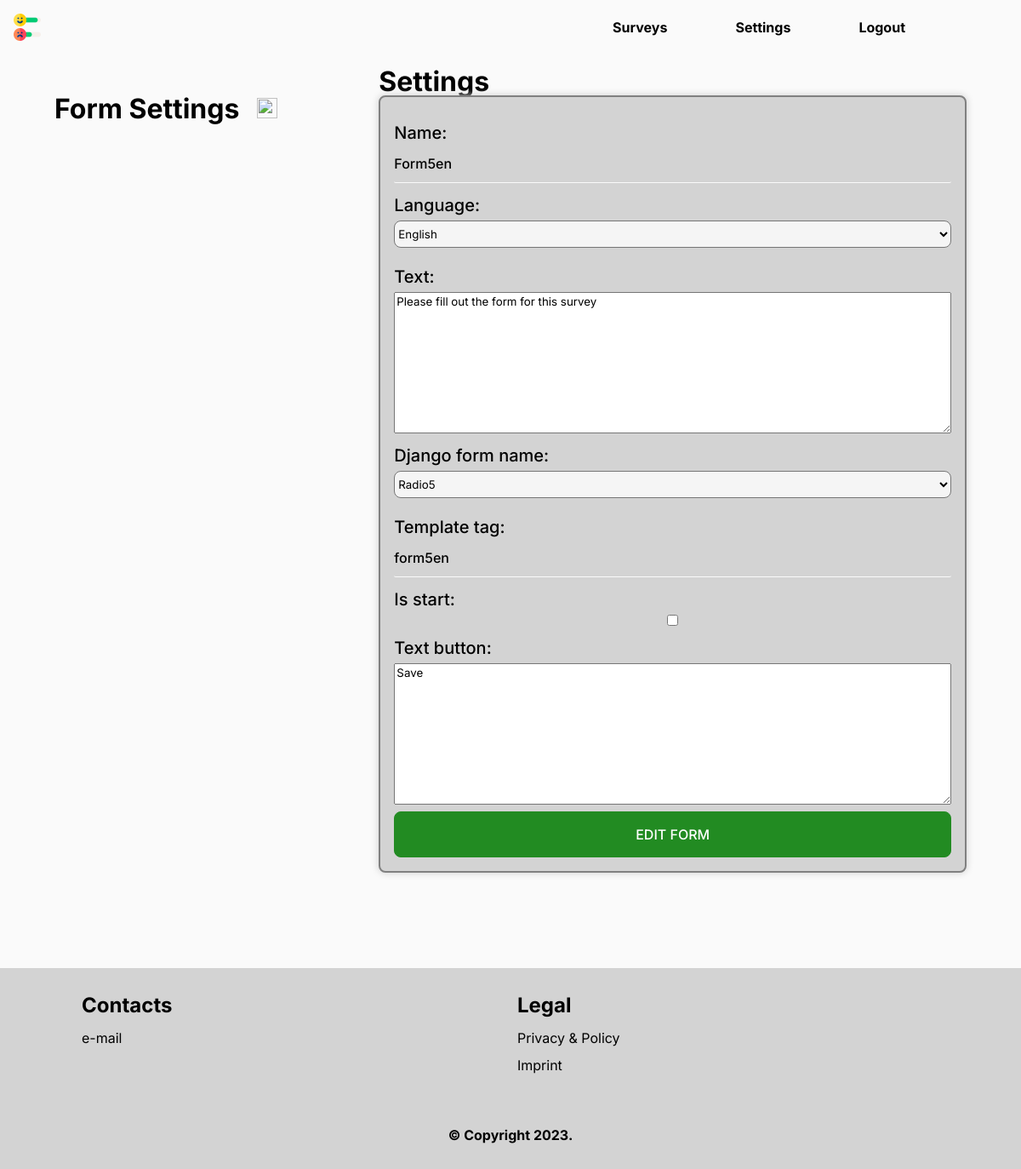
The page /create/settings/form/2 (signed in) on the database its author committed.
### app/models.py (models this page shows, shortened)
class FormSurvey(models.Model):
    LANGUAGE = (
        (DE, 'German'),
        (EN, 'English'),
        (IT, 'Italian'),
        (ES, 'Spanish'),
    )
    DJANGO_FORM = (
        ("Radio5", 'Radio5'),
        ("Radio5EN", 'Radio5EN'),
        ("Radio5ENCON", 'Radio5ENCON'),
        ("Radio5ITCON", 'Radio5ITCON'),
        ("Radio50EN", "Radio50EN"),
        ("Radio7", 'Radio7'),
        ("Text1", 'Text1'),
        ("NewSurveyUserEN", 'NewSurveyUserEN'),
        ("NewSurveyUserIT", 'NewSurveyUserIT'),
        ("Radio50", "Radio50"),
        ("EmptyForm", "EmptyForm"),
        ("NewSurveyUserDE", "NewSurveyUserDE"),
        ("Radio5DE", "Radio5DE"),
        ("Radio5DECON", "Radio5DECON"),
        ("Radio50DE", "Radio50DE")
    )
    name = models.CharField(max_length=32, default='Form')
    language = models.CharField(max_length=2, choices = LANGUAGE, default='EN')
    text = models.TextField(blank=True, default="Please fill the form", null=True)
    django_form_name = models.CharField(max_length=32, choices = DJANGO_FORM, default='Text1')
    template_tag = models.CharField(max_length=32, default="", null=False, blank=True)
    is_start = models.BooleanField(default=False, null=False, blank=True)
    text_button = models.TextField(blank=True, default="Save", null=True)

### app/views.py (the view, shortened to what this page needs)
# urls.py: path('create/settings/form/<formid>', views.formedit, name="test-formedit"),
@login_required
def formedit(request, formid):
    formid = formid
    template = FormSurvey.objects.get(id=formid)
    formEdit = NewForm(initial={
            'name': template.name,
            'text': template.text,
            'language': template.language,
            'django_form_name': template.django_form_name,
            'template_tag': template.template_tag,
            'is_start': template.is_start,
            'text_button': template.text_button
        })
    context = {
    'formEdit': formEdit,
    'formid': formid,
    }
    return render(request, 'app/form-edit.html', context=context)

### app/forms.py
class NewForm(forms.ModelForm):
    class Meta:
        model = FormSurvey
        fields = '__all__'

### app/templates/app/form-edit.html (shortened to what this page needs)
{% extends "app/header.html" %}
{% load crispy_forms_tags %}
{% load static %}
{% block content %}
            <section class="gridWrapper padGridWrapper">
                <div class="boxLeft pad">
                    <div class="boxHeader">
                        <h1>Form Settings</h1>
                        <span type="button" id="delete" class="collapsible"><a href="{% url 'app:test-formdelete' formid=formid %}" onclick="return confirm('Are you sure you want to delete this form?');"><img src="{% static 'app/close.svg' %}" height="24" width="24"></a></span>
                    </div>
                </div>
                <div class="boxRight pad">
                    <div class="boxHeader">
                        <h1>Settings</h1>
                    </div>
                    <div class="boxHeader">
                        <div class="boxForm">
                            <form id="formEdit" method="post">
                                {{ formEdit }}
                                <button type="submit" name="formEdit">EDIT FORM</button>
                            </form>
                        </div>
                    </div>
                </div>
            </section>
{% endblock %}

### app/static/app/main.css (style rules this page uses)
:root { --dark: var(--whitish); --form: lightgrey; --red: red; --light: black; --white: black; --black: white; --grey: lightgrey; --borderRadiusSmall: 8px; --borderRadiusBig: 8px; --whitish: #fafafa; }
html, body, div, span, applet, object, iframe, h1, h2, h3, h4, h5, h6, p, blockquote, pre, a, abbr, acronym, address, big, cite, code, del, dfn, em, img, ins, kbd, q, s, samp, small, strike, strong, sub, sup, tt, var, b, u, i, center, dl, dt, dd, ol, ul, li, fieldset, form, label, legend, table, caption, tbody, tfoot, thead, tr, th, td, article, aside, canvas, details, embed, figure, figcaption, footer, header, hgroup, menu, nav, output, ruby, section, summary, time, mark, audio, video { margin: 0; padding: 0; border: 0; font-size: 100%; }
article, aside, details, figcaption, figure, footer, header, hgroup, menu, nav, section { display: block; }
body { line-height: 1; }
*, *::before, *::after { box-sizing: border-box; font-family: 'Inter', sans-serif; }
html { font-family: 'Inter', sans-serif; background-color: var(--dark); margin: 0; padding: 0; scroll-behavior: smooth; }
body { margin: 0; }
section { margin: 0 auto; width: 100%; }
button { background-color: var(--dark); padding: 1rem; border-radius: var(--borderRadiusSmall); display: block; text-align: center; border: 0; color: var(--white); width: 100%; font-weight: 700; }
select { background-color: var(--white); height: 2rem; border-radius: var(--borderRadiusSmall); width: 100%; }
.gridWrapper { display: grid; grid-template-columns: repeat(3, 1fr); grid-auto-rows: auto; grid-column-gap: 8px; padding-top: 2rem; padding-bottom: 2rem; min-height: 100vh; align-content: start; }
.boxRight { grid-column-start: 2; grid-column-end: 4; margin-top: 3rem; }
.boxLeft { grid-column-start: 1; grid-column-end: 2; margin-top: 4rem; padding: 2rem 0 2rem 0; }
.pad { padding-left: 4rem; padding-right: 4rem; }
input { height: 1rem; }
.menu>form>label, input, select { display: block; margin: 0.5rem 0 0.5rem 0; }
input { background: none; border-bottom: 1px solid var(--dark); border-top: none; border-left: none; border-right: none; width: 100%; font-size: 1rem; color: var(--black); padding: 0.5rem 0 0.75rem 0; height: auto; }
.boxForm { background-color: var(--form); top: 6rem; padding: 1rem; font: inherit; border-radius: var(--borderRadiusSmall); box-shadow: 0px 0px 8px #ccc; margin-bottom: 1rem; }
.boxHeader { top: 4rem; padding: 1rem 1rem 1rem 0; background-color: var(--dark); }
.boxHeader>h1 { font: inherit; display: inline-block; font-size: 2rem; font-weight: 700; margin: 1rem 1rem 1rem 0; color: var(--white); }
input[type=checkbox] { appearance: auto; }
input[type=search], input[type=text], input[type=text], input[type=submit], input[type=button], input[type=radio], input[type=file], input[type=image], input[type=password] { border-radius: 2px !important; }
@media only screen and (min-width: 768px) { .boxHeader { position: sticky; } }
select { background-color: white; height: 2rem; border-radius: var(--borderRadiusSmall); width: 100%; }
.boxHeader { z-index: 8; }
.boxForm { border: 2px grey solid; }
input { color: black !important; font-weight: 500 !important; }
textarea { display: block; margin: 0.25rem 0 0.5rem 0; width: 100%; }
.collapsible { background-color: var(--whitish); color: black; cursor: pointer; padding: 1rem 0 0 0; width: 100%; border: none; text-align: left; outline: none; font-size: 1.5rem; font-weight: 500; }
body { box-sizing: border-box !important; }
.boxHeader { top: 4rem; }
.boxHeader { padding: 0 1rem 0 1rem; }
form>label { display: none; }
.padGridWrapper { padding: 0 2rem 2rem 2rem; margin: 0 0 4rem 0; }

### app/templates/app/form-edit.html (style rules this page uses)
.padGridWrapper { padding: 0 2rem 2rem 2rem; margin: 0 0 4rem 0; }

### rows shown on the page
FormSurvey: name "Form5en", language "English", text "Please fill out the form for this survey", django_form_name "Radio5", template_tag "form5en", text_button "Save"
